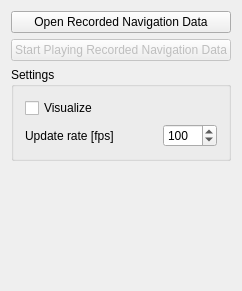
<?xml version="1.0" encoding="UTF-8"?>
<ui version="4.0">
 <class>OpenIGTLinkProviderExampleControls</class>
 <widget class="QWidget" name="OpenIGTLinkProviderExampleControls">
  <property name="geometry">
   <rect>
    <x>0</x>
    <y>0</y>
    <width>216</width>
    <height>291</height>
   </rect>
  </property>
  <property name="minimumSize">
   <size>
    <width>0</width>
    <height>0</height>
   </size>
  </property>
  <property name="windowTitle">
   <string>QmitkTemplate</string>
  </property>
  <layout class="QVBoxLayout" name="verticalLayout_2">
   <item>
    <widget class="QPushButton" name="butOpenNavData">
     <property name="text">
      <string>Open Recorded Navigation Data</string>
     </property>
    </widget>
   </item>
   <item>
    <widget class="QPushButton" name="butStart">
     <property name="enabled">
      <bool>false</bool>
     </property>
     <property name="text">
      <string>Start Playing Recorded Navigation Data</string>
     </property>
    </widget>
   </item>
   <item>
    <widget class="QGroupBox" name="groupBox">
     <property name="title">
      <string>Settings</string>
     </property>
     <layout class="QVBoxLayout" name="verticalLayout">
      <item>
       <widget class="QCheckBox" name="visualizeCheckBox">
        <property name="text">
         <string>Visualize</string>
        </property>
       </widget>
      </item>
      <item>
       <layout class="QHBoxLayout" name="horizontalLayout">
        <item>
         <widget class="QLabel" name="label">
          <property name="text">
           <string>Update rate [fps]</string>
          </property>
         </widget>
        </item>
        <item>
         <spacer name="horizontalSpacer">
          <property name="orientation">
           <enum>Qt::Horizontal</enum>
          </property>
          <property name="sizeHint" stdset="0">
           <size>
            <width>40</width>
            <height>20</height>
           </size>
          </property>
         </spacer>
        </item>
        <item>
         <widget class="QSpinBox" name="m_updateRate">
          <property name="maximum">
           <number>5000</number>
          </property>
          <property name="value">
           <number>100</number>
          </property>
         </widget>
        </item>
       </layout>
      </item>
     </layout>
    </widget>
   </item>
   <item>
    <spacer name="spacer2">
     <property name="orientation">
      <enum>Qt::Vertical</enum>
     </property>
     <property name="sizeHint" stdset="0">
      <size>
       <width>20</width>
       <height>128</height>
      </size>
     </property>
    </spacer>
   </item>
  </layout>
 </widget>
 <layoutdefault spacing="6" margin="11"/>
 <resources/>
 <connections/>
</ui>
